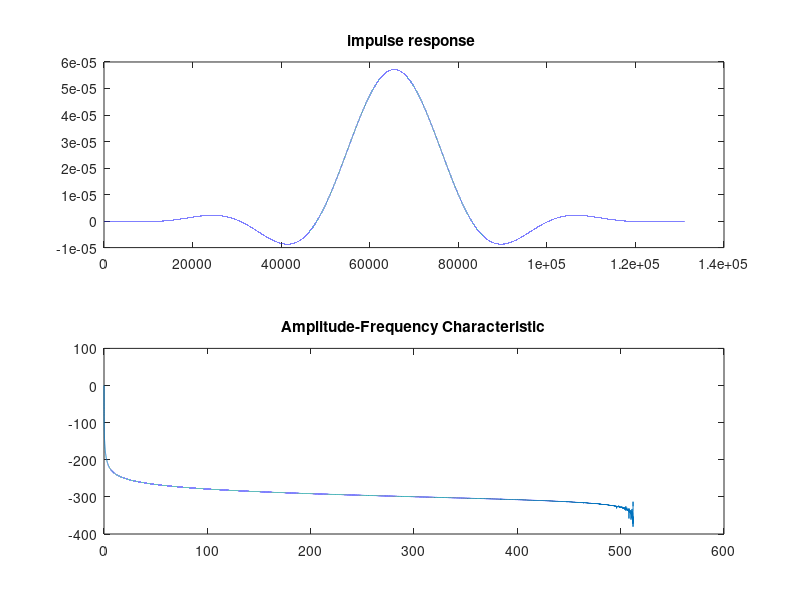

Write the MATLAB code that produced this figure.
clear;
clc;
close all;

N = 32768;
TAPS = 4;
fs = 1024;
f= fs/N;

wn = f*2/fs;
ft = 'LOW';
w = 'Hanning';

lpf = fir1(TAPS*N-1,wn,ft,hanning(TAPS*N));

subplot(2,1,1);
plot(lpf);
title('impulse response ');

subplot(2,1,2);
m_lpf = 20*log(abs(fft(lpf)))/log(10);
x = 0:(fs/length(lpf)):fs/2;
plot(x,m_lpf(1:length(x)));
title('Amplitude-Frequency Characteristic');
fp = fopen('matlab_fir_weights.dat','w');
fwrite(fp,lpf,'float32');
fclose(fp);
